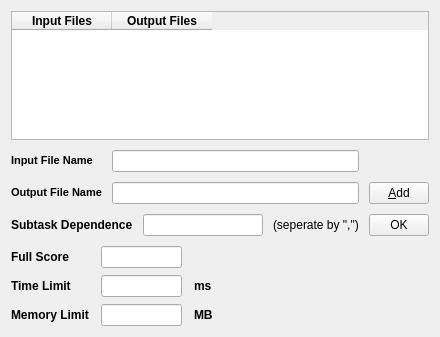
<?xml version="1.0" encoding="UTF-8"?>
<ui version="4.0">
 <class>TestCaseEditWidget</class>
 <widget class="QWidget" name="TestCaseEditWidget">
  <property name="geometry">
   <rect>
    <x>0</x>
    <y>0</y>
    <width>440</width>
    <height>337</height>
   </rect>
  </property>
  <property name="font">
   <font>
    <weight>75</weight>
    <bold>true</bold>
   </font>
  </property>
  <property name="windowTitle">
   <string>Form</string>
  </property>
  <layout class="QVBoxLayout" name="verticalLayout_1">
   <property name="spacing">
    <number>10</number>
   </property>
   <item>
    <layout class="QVBoxLayout" name="verticalLayout_2">
     <property name="spacing">
      <number>10</number>
     </property>
     <item>
      <widget class="QTableWidget" name="fileList">
       <property name="styleSheet">
        <string notr="true">font-size: 9pt;</string>
       </property>
       <property name="selectionMode">
        <enum>QAbstractItemView::ContiguousSelection</enum>
       </property>
       <property name="columnCount">
        <number>2</number>
       </property>
       <attribute name="horizontalHeaderHighlightSections">
        <bool>false</bool>
       </attribute>
       <attribute name="verticalHeaderDefaultSectionSize">
        <number>25</number>
       </attribute>
       <attribute name="verticalHeaderHighlightSections">
        <bool>false</bool>
       </attribute>
       <attribute name="verticalHeaderMinimumSectionSize">
        <number>25</number>
       </attribute>
       <column>
        <property name="text">
         <string>Input Files</string>
        </property>
        <property name="font">
         <font>
          <pointsize>9</pointsize>
         </font>
        </property>
       </column>
       <column>
        <property name="text">
         <string>Output Files</string>
        </property>
        <property name="font">
         <font>
          <pointsize>9</pointsize>
         </font>
        </property>
       </column>
      </widget>
     </item>
     <item>
      <layout class="QGridLayout" name="gridLayout_1">
       <item row="1" column="0">
        <widget class="QLabel" name="outputFileLabel">
         <property name="sizePolicy">
          <sizepolicy hsizetype="Preferred" vsizetype="Fixed">
           <horstretch>0</horstretch>
           <verstretch>0</verstretch>
          </sizepolicy>
         </property>
         <property name="styleSheet">
          <string notr="true">font-size: 8pt;</string>
         </property>
         <property name="text">
          <string>Output File Name</string>
         </property>
        </widget>
       </item>
       <item row="0" column="0">
        <widget class="QLabel" name="inputFileLabel">
         <property name="sizePolicy">
          <sizepolicy hsizetype="Preferred" vsizetype="Fixed">
           <horstretch>0</horstretch>
           <verstretch>0</verstretch>
          </sizepolicy>
         </property>
         <property name="styleSheet">
          <string notr="true">font-size: 8pt;</string>
         </property>
         <property name="text">
          <string>Input File Name</string>
         </property>
        </widget>
       </item>
       <item row="0" column="1">
        <widget class="FileLineEdit" name="inputFileEdit"/>
       </item>
       <item row="0" column="2">
        <spacer name="horizontalSpacer_1">
         <property name="orientation">
          <enum>Qt::Horizontal</enum>
         </property>
         <property name="sizeType">
          <enum>QSizePolicy::Fixed</enum>
         </property>
         <property name="sizeHint" stdset="0">
          <size>
           <width>60</width>
           <height>20</height>
          </size>
         </property>
        </spacer>
       </item>
       <item row="1" column="1">
        <widget class="FileLineEdit" name="outputFileEdit"/>
       </item>
       <item row="1" column="2">
        <widget class="QPushButton" name="addButton">
         <property name="sizePolicy">
          <sizepolicy hsizetype="Minimum" vsizetype="Fixed">
           <horstretch>0</horstretch>
           <verstretch>0</verstretch>
          </sizepolicy>
         </property>
         <property name="minimumSize">
          <size>
           <width>60</width>
           <height>0</height>
          </size>
         </property>
         <property name="maximumSize">
          <size>
           <width>60</width>
           <height>16777215</height>
          </size>
         </property>
         <property name="font">
          <font>
           <weight>50</weight>
           <bold>false</bold>
          </font>
         </property>
         <property name="text">
          <string>&amp;Add</string>
         </property>
        </widget>
       </item>
      </layout>
     </item>
    </layout>
   </item>
   <item>
    <layout class="QHBoxLayout" name="horizontalLayout_4">
     <property name="topMargin">
      <number>0</number>
     </property>
     <item>
      <widget class="QLabel" name="subtaskDependenceLabel">
       <property name="sizePolicy">
        <sizepolicy hsizetype="Fixed" vsizetype="Fixed">
         <horstretch>0</horstretch>
         <verstretch>0</verstretch>
        </sizepolicy>
       </property>
       <property name="text">
        <string>Subtask Dependence</string>
       </property>
      </widget>
     </item>
     <item>
      <widget class="QLineEdit" name="subtaskDependecne"/>
     </item>
     <item>
      <widget class="QLabel" name="seperateLabel">
       <property name="font">
        <font>
         <weight>50</weight>
         <bold>false</bold>
        </font>
       </property>
       <property name="text">
        <string>(seperate by &quot;,&quot;)</string>
       </property>
      </widget>
     </item>
     <item>
      <widget class="QPushButton" name="subtaskDependenceButton">
       <property name="sizePolicy">
        <sizepolicy hsizetype="Minimum" vsizetype="Fixed">
         <horstretch>0</horstretch>
         <verstretch>0</verstretch>
        </sizepolicy>
       </property>
       <property name="minimumSize">
        <size>
         <width>60</width>
         <height>0</height>
        </size>
       </property>
       <property name="maximumSize">
        <size>
         <width>60</width>
         <height>16777215</height>
        </size>
       </property>
       <property name="font">
        <font>
         <weight>50</weight>
         <bold>false</bold>
        </font>
       </property>
       <property name="text">
        <string>OK</string>
       </property>
      </widget>
     </item>
    </layout>
   </item>
   <item>
    <layout class="QGridLayout" name="gridLayout_2">
     <property name="horizontalSpacing">
      <number>12</number>
     </property>
     <property name="verticalSpacing">
      <number>7</number>
     </property>
     <item row="3" column="0">
      <widget class="QLabel" name="memoryLimitLabel">
       <property name="sizePolicy">
        <sizepolicy hsizetype="Preferred" vsizetype="Fixed">
         <horstretch>0</horstretch>
         <verstretch>0</verstretch>
        </sizepolicy>
       </property>
       <property name="styleSheet">
        <string notr="true">font-size:9pt;font-weight:bold;</string>
       </property>
       <property name="text">
        <string>Memory Limit</string>
       </property>
      </widget>
     </item>
     <item row="3" column="1">
      <widget class="QLineEdit" name="memoryLimit">
       <property name="minimumSize">
        <size>
         <width>51</width>
         <height>22</height>
        </size>
       </property>
       <property name="maximumSize">
        <size>
         <width>81</width>
         <height>22</height>
        </size>
       </property>
      </widget>
     </item>
     <item row="3" column="2">
      <layout class="QHBoxLayout" name="horizontalLayout_1">
       <item>
        <widget class="QLabel" name="mbLabel">
         <property name="sizePolicy">
          <sizepolicy hsizetype="Fixed" vsizetype="Fixed">
           <horstretch>0</horstretch>
           <verstretch>0</verstretch>
          </sizepolicy>
         </property>
         <property name="styleSheet">
          <string notr="true">font-size: 9pt;</string>
         </property>
         <property name="text">
          <string>MB</string>
         </property>
        </widget>
       </item>
       <item>
        <spacer name="horizontalSpacer_2">
         <property name="orientation">
          <enum>Qt::Horizontal</enum>
         </property>
         <property name="sizeHint" stdset="0">
          <size>
           <width>40</width>
           <height>20</height>
          </size>
         </property>
        </spacer>
       </item>
      </layout>
     </item>
     <item row="1" column="1">
      <widget class="QLineEdit" name="fullScore">
       <property name="minimumSize">
        <size>
         <width>51</width>
         <height>22</height>
        </size>
       </property>
       <property name="maximumSize">
        <size>
         <width>81</width>
         <height>22</height>
        </size>
       </property>
      </widget>
     </item>
     <item row="1" column="2">
      <spacer name="horizontalSpacer_4">
       <property name="orientation">
        <enum>Qt::Horizontal</enum>
       </property>
       <property name="sizeHint" stdset="0">
        <size>
         <width>40</width>
         <height>20</height>
        </size>
       </property>
      </spacer>
     </item>
     <item row="1" column="0">
      <widget class="QLabel" name="fullScoreLabel">
       <property name="sizePolicy">
        <sizepolicy hsizetype="Preferred" vsizetype="Fixed">
         <horstretch>0</horstretch>
         <verstretch>0</verstretch>
        </sizepolicy>
       </property>
       <property name="styleSheet">
        <string notr="true">font-size:9pt;font-weight:bold;</string>
       </property>
       <property name="text">
        <string>Full Score</string>
       </property>
      </widget>
     </item>
     <item row="2" column="1">
      <widget class="QLineEdit" name="timeLimit">
       <property name="minimumSize">
        <size>
         <width>51</width>
         <height>22</height>
        </size>
       </property>
       <property name="maximumSize">
        <size>
         <width>81</width>
         <height>22</height>
        </size>
       </property>
      </widget>
     </item>
     <item row="2" column="0">
      <widget class="QLabel" name="timeLimitLabel">
       <property name="sizePolicy">
        <sizepolicy hsizetype="Preferred" vsizetype="Fixed">
         <horstretch>0</horstretch>
         <verstretch>0</verstretch>
        </sizepolicy>
       </property>
       <property name="styleSheet">
        <string notr="true">font-size:9pt;font-weight:bold;</string>
       </property>
       <property name="text">
        <string>Time Limit</string>
       </property>
      </widget>
     </item>
     <item row="2" column="2">
      <layout class="QHBoxLayout" name="horizontalLayout_2">
       <item>
        <widget class="QLabel" name="msLabel">
         <property name="sizePolicy">
          <sizepolicy hsizetype="Fixed" vsizetype="Fixed">
           <horstretch>0</horstretch>
           <verstretch>0</verstretch>
          </sizepolicy>
         </property>
         <property name="styleSheet">
          <string notr="true">font-size: 9pt;</string>
         </property>
         <property name="text">
          <string>ms</string>
         </property>
        </widget>
       </item>
       <item>
        <spacer name="horizontalSpacer_3">
         <property name="orientation">
          <enum>Qt::Horizontal</enum>
         </property>
         <property name="sizeHint" stdset="0">
          <size>
           <width>40</width>
           <height>20</height>
          </size>
         </property>
        </spacer>
       </item>
      </layout>
     </item>
    </layout>
   </item>
  </layout>
 </widget>
 <customwidgets>
  <customwidget>
   <class>FileLineEdit</class>
   <extends>QLineEdit</extends>
   <header>filelineedit.h</header>
  </customwidget>
 </customwidgets>
 <resources/>
 <connections/>
</ui>
